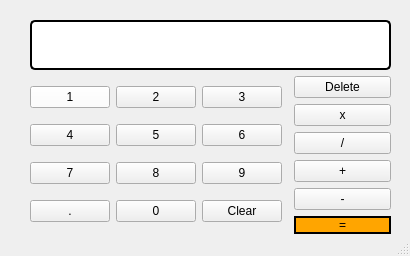
<?xml version="1.0" encoding="UTF-8"?>
<ui version="4.0">
 <class>Calculator</class>
 <widget class="QMainWindow" name="Calculator">
  <property name="geometry">
   <rect>
    <x>0</x>
    <y>0</y>
    <width>410</width>
    <height>256</height>
   </rect>
  </property>
  <property name="windowTitle">
   <string>Calculator</string>
  </property>
  <widget class="QWidget" name="centralwidget">
   <widget class="QWidget" name="layoutWidget">
    <property name="geometry">
     <rect>
      <x>30</x>
      <y>20</y>
      <width>361</width>
      <height>215</height>
     </rect>
    </property>
    <layout class="QVBoxLayout" name="verticalLayout_3">
     <item>
      <layout class="QVBoxLayout" name="verticalLayout">
       <item>
        <widget class="QLabel" name="showResult">
         <property name="maximumSize">
          <size>
           <width>16777215</width>
           <height>50</height>
          </size>
         </property>
         <property name="layoutDirection">
          <enum>Qt::RightToLeft</enum>
         </property>
         <property name="autoFillBackground">
          <bool>false</bool>
         </property>
         <property name="styleSheet">
          <string notr="true">text-align: right;
background-color: white;
color: black;
border:2px solid black;
border-radius: 5px;
padding: 5px;</string>
         </property>
         <property name="text">
          <string/>
         </property>
         <property name="textFormat">
          <enum>Qt::RichText</enum>
         </property>
         <property name="alignment">
          <set>Qt::AlignRight|Qt::AlignTrailing|Qt::AlignVCenter</set>
         </property>
         <property name="margin">
          <number>5</number>
         </property>
         <property name="indent">
          <number>0</number>
         </property>
        </widget>
       </item>
      </layout>
     </item>
     <item>
      <layout class="QVBoxLayout" name="verticalLayout_2">
       <item>
        <layout class="QHBoxLayout" name="horizontalLayout_2">
         <item>
          <layout class="QGridLayout" name="numberArea">
           <item row="1" column="1">
            <widget class="QPushButton" name="button5">
             <property name="cursor">
              <cursorShape>PointingHandCursor</cursorShape>
             </property>
             <property name="text">
              <string>5</string>
             </property>
            </widget>
           </item>
           <item row="2" column="0">
            <widget class="QPushButton" name="button7">
             <property name="cursor">
              <cursorShape>PointingHandCursor</cursorShape>
             </property>
             <property name="text">
              <string>7</string>
             </property>
            </widget>
           </item>
           <item row="3" column="1">
            <widget class="QPushButton" name="button0">
             <property name="cursor">
              <cursorShape>PointingHandCursor</cursorShape>
             </property>
             <property name="text">
              <string>0</string>
             </property>
            </widget>
           </item>
           <item row="0" column="2">
            <widget class="QPushButton" name="button3">
             <property name="cursor">
              <cursorShape>PointingHandCursor</cursorShape>
             </property>
             <property name="text">
              <string>3</string>
             </property>
            </widget>
           </item>
           <item row="3" column="2">
            <widget class="QPushButton" name="buttonClear">
             <property name="cursor">
              <cursorShape>PointingHandCursor</cursorShape>
             </property>
             <property name="text">
              <string>Clear</string>
             </property>
            </widget>
           </item>
           <item row="2" column="2">
            <widget class="QPushButton" name="button9">
             <property name="cursor">
              <cursorShape>PointingHandCursor</cursorShape>
             </property>
             <property name="text">
              <string>9</string>
             </property>
            </widget>
           </item>
           <item row="1" column="0">
            <widget class="QPushButton" name="button4">
             <property name="cursor">
              <cursorShape>PointingHandCursor</cursorShape>
             </property>
             <property name="text">
              <string>4</string>
             </property>
            </widget>
           </item>
           <item row="0" column="1">
            <widget class="QPushButton" name="button2">
             <property name="cursor">
              <cursorShape>PointingHandCursor</cursorShape>
             </property>
             <property name="styleSheet">
              <string notr="true"/>
             </property>
             <property name="text">
              <string>2</string>
             </property>
            </widget>
           </item>
           <item row="1" column="2">
            <widget class="QPushButton" name="button6">
             <property name="cursor">
              <cursorShape>PointingHandCursor</cursorShape>
             </property>
             <property name="text">
              <string>6</string>
             </property>
            </widget>
           </item>
           <item row="0" column="0">
            <widget class="QPushButton" name="button1">
             <property name="maximumSize">
              <size>
               <width>16777215</width>
               <height>100</height>
              </size>
             </property>
             <property name="palette">
              <palette>
               <active>
                <colorrole role="Button">
                 <brush brushstyle="SolidPattern">
                  <color alpha="255">
                   <red>253</red>
                   <green>253</green>
                   <blue>253</blue>
                  </color>
                 </brush>
                </colorrole>
               </active>
               <inactive>
                <colorrole role="Button">
                 <brush brushstyle="SolidPattern">
                  <color alpha="255">
                   <red>253</red>
                   <green>253</green>
                   <blue>253</blue>
                  </color>
                 </brush>
                </colorrole>
               </inactive>
               <disabled>
                <colorrole role="Button">
                 <brush brushstyle="SolidPattern">
                  <color alpha="255">
                   <red>253</red>
                   <green>253</green>
                   <blue>253</blue>
                  </color>
                 </brush>
                </colorrole>
               </disabled>
              </palette>
             </property>
             <property name="cursor">
              <cursorShape>PointingHandCursor</cursorShape>
             </property>
             <property name="mouseTracking">
              <bool>true</bool>
             </property>
             <property name="focusPolicy">
              <enum>Qt::StrongFocus</enum>
             </property>
             <property name="styleSheet">
              <string notr="true"/>
             </property>
             <property name="text">
              <string>1</string>
             </property>
            </widget>
           </item>
           <item row="2" column="1">
            <widget class="QPushButton" name="button8">
             <property name="cursor">
              <cursorShape>PointingHandCursor</cursorShape>
             </property>
             <property name="text">
              <string>8</string>
             </property>
            </widget>
           </item>
           <item row="3" column="0">
            <widget class="QPushButton" name="buttonCommon">
             <property name="cursor">
              <cursorShape>PointingHandCursor</cursorShape>
             </property>
             <property name="text">
              <string>.</string>
             </property>
            </widget>
           </item>
          </layout>
         </item>
         <item>
          <layout class="QFormLayout" name="operationsArea_2">
           <item row="0" column="1">
            <widget class="QPushButton" name="delete_2">
             <property name="maximumSize">
              <size>
               <width>100</width>
               <height>16777215</height>
              </size>
             </property>
             <property name="text">
              <string>Delete</string>
             </property>
            </widget>
           </item>
           <item row="1" column="1">
            <widget class="QPushButton" name="multiplier">
             <property name="maximumSize">
              <size>
               <width>100</width>
               <height>16777215</height>
              </size>
             </property>
             <property name="cursor">
              <cursorShape>PointingHandCursor</cursorShape>
             </property>
             <property name="text">
              <string>x</string>
             </property>
            </widget>
           </item>
           <item row="2" column="1">
            <widget class="QPushButton" name="divider">
             <property name="maximumSize">
              <size>
               <width>100</width>
               <height>16777215</height>
              </size>
             </property>
             <property name="cursor">
              <cursorShape>PointingHandCursor</cursorShape>
             </property>
             <property name="text">
              <string>/</string>
             </property>
            </widget>
           </item>
           <item row="3" column="1">
            <widget class="QPushButton" name="plus">
             <property name="maximumSize">
              <size>
               <width>100</width>
               <height>16777215</height>
              </size>
             </property>
             <property name="cursor">
              <cursorShape>PointingHandCursor</cursorShape>
             </property>
             <property name="text">
              <string>+</string>
             </property>
            </widget>
           </item>
           <item row="4" column="1">
            <widget class="QPushButton" name="minus">
             <property name="maximumSize">
              <size>
               <width>100</width>
               <height>16777215</height>
              </size>
             </property>
             <property name="cursor">
              <cursorShape>PointingHandCursor</cursorShape>
             </property>
             <property name="text">
              <string>-</string>
             </property>
            </widget>
           </item>
           <item row="5" column="1">
            <widget class="QPushButton" name="buttonEqual">
             <property name="maximumSize">
              <size>
               <width>100</width>
               <height>16777215</height>
              </size>
             </property>
             <property name="cursor">
              <cursorShape>PointingHandCursor</cursorShape>
             </property>
             <property name="styleSheet">
              <string notr="true">background-color: orange;
color: black;
font-weight: bolder;
border: 2px solid black;
</string>
             </property>
             <property name="text">
              <string>=</string>
             </property>
            </widget>
           </item>
          </layout>
         </item>
        </layout>
       </item>
      </layout>
     </item>
    </layout>
   </widget>
  </widget>
  <widget class="QStatusBar" name="statusbar"/>
 </widget>
 <resources/>
 <connections/>
</ui>
